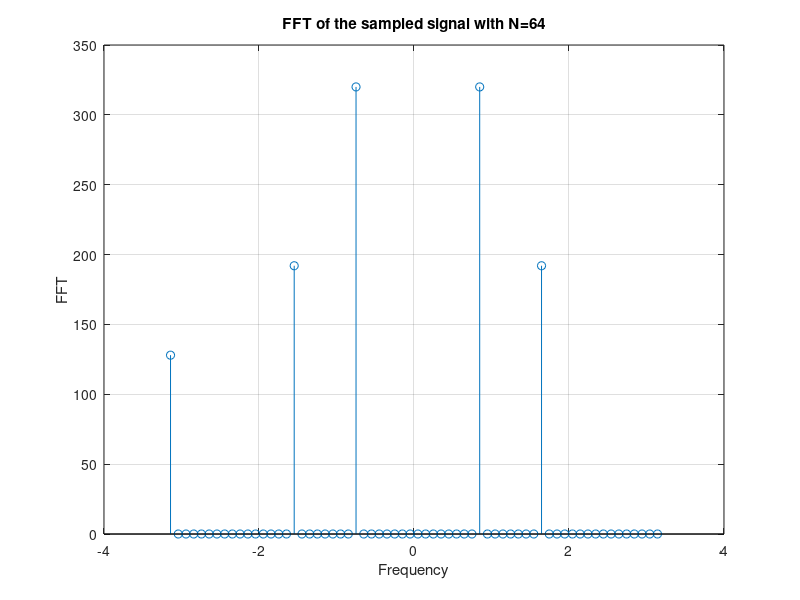
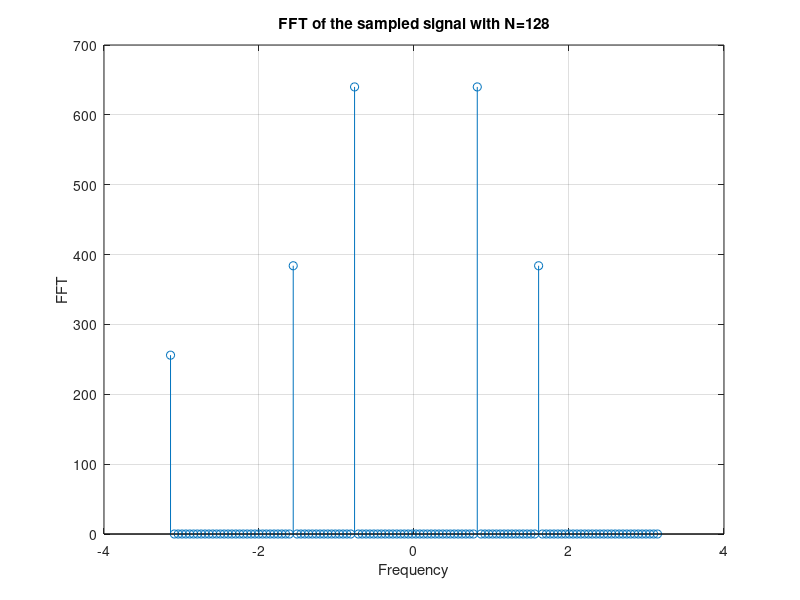
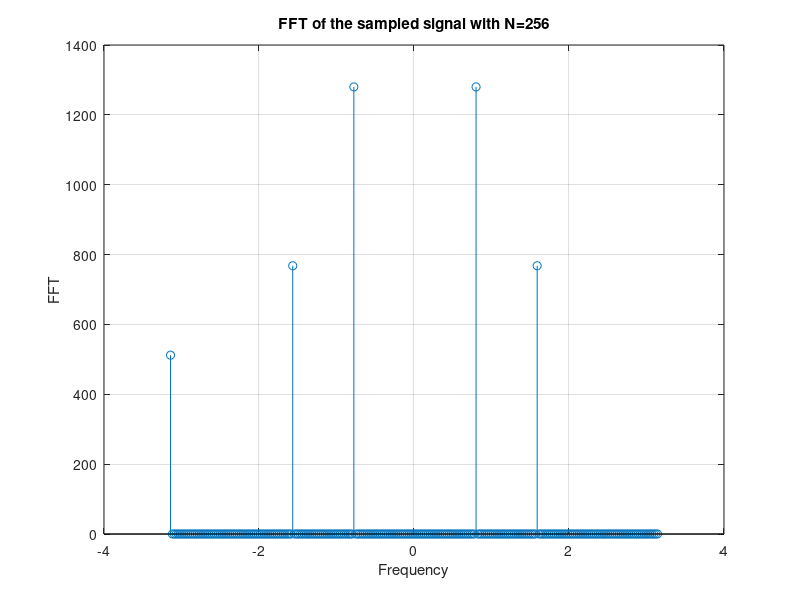
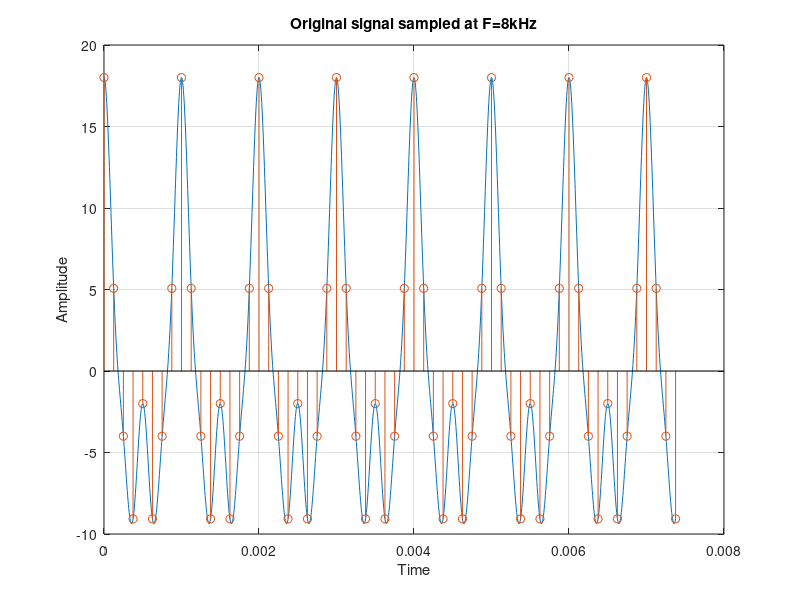

MATLAB code for these plots, in order:
clear all;
clc;

fs=8e3;
f0=200e3;

t=0:1/f0:59/fs;
x = 10*cos(2*pi*1000*t) + 6*cos(2*pi*2000*t) + 2*cos(2*pi*4000*t);

t0=0:1/fs:59/fs;
x0 = 10*cos(2*pi*1000*t0) + 6*cos(2*pi*2000*t0) + 2*cos(2*pi*4000*t0);
figure(4);
plot(t,x);
hold on;
stem(t0,x0);
grid on;
xlabel('Time'); 
ylabel('Amplitude');
title('Original signal sampled at F=8kHz');


n1=64;
t1=0: 1/fs: (n1-1)/fs;
x1 = 10*cos(2*pi*1000*t1) + 6*cos(2*pi*2000*t1) + 2*cos(2*pi*4000*t1);
y1=fft(x1,n1);
y11=fftshift(y1);
f1=linspace(-pi, pi, n1);



figure(1);
stem(f1, abs(y11));
xlabel('Frequency'); 
ylabel('FFT');
title('FFT of the sampled signal with N=64');
grid on;

n2=128;
t2=0: 1/fs: (n2-1)/fs;
x2 = 10*cos(2*pi*1000*t2) + 6*cos(2*pi*2000*t2) + 2*cos(2*pi*4000*t2);
y2=fft(x2,n2);
y21=fftshift(y2);
f2=linspace(-pi, pi, n2);

figure(2);
stem(f2, abs(y21));
xlabel('Frequency'); 
ylabel('FFT');
title('FFT of the sampled signal with N=128');
grid on;

n3=256;
t3=0: 1/fs: (n3-1)/fs;
x3 = 10*cos(2*pi*1000*t3) + 6*cos(2*pi*2000*t3) + 2*cos(2*pi*4000*t3);
y3=fft(x3,n3);
y31=fftshift(y3);
f3=linspace(-pi, pi, n3);

figure(3);
stem(f3, abs(y31));
xlabel('Frequency'); 
ylabel('FFT');
title('FFT of the sampled signal with N=256');
grid on;





